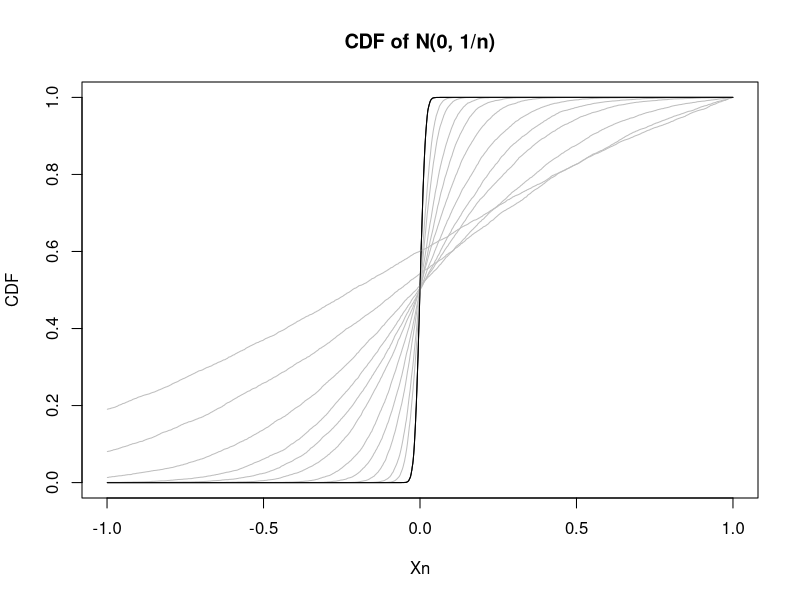

Write the R code that produced this figure.
# 5.11
NSIM = 10000

calcCDF <- function(vars) {
  xval = -999:1000/1000
  N = length(xval)
  cdfVal = rep(0, N)
  for(i in 1:N) {
    cdfVal[i] = sum(vars < xval[i])
  } 
  cdfVal = cdfVal/max(cdfVal)
  return(cdfVal)
}

pdf("~/AllStatistics/files/ch5_11.pdf",
    width = 5, height = 4)
for(n in c(5000, 1000, 500, 200, 100, 50, 25, 15, 10, 5, 2, 1)) {
  xval = -999:1000/1000
  Xn = rnorm(NSIM, mean = 0, sd = 1/sqrt(n))
  if (n == 5000) {
    c1 = calcCDF(Xn)
    plot(xval, c1, xlim = c(-1, 1), main="CDF of N(0, 1/n)",
         col="black", type="l", ylab = "CDF", xlab = "Xn")
  } else {
    c2 = calcCDF(Xn)
    lines(xval, c2, type="l", col="gray")
  }
} 
# Plotting black curve again
n = 5000
Xn = rnorm(NSIM, mean = 0, sd = 1/sqrt(n))
lines(xval, c1, type="l", col="black")
dev.off()
